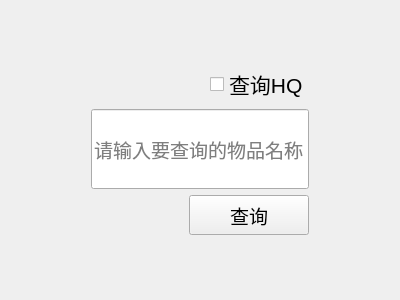
<?xml version="1.0" encoding="UTF-8"?>
<ui version="4.0">
 <class>query_item_id</class>
 <widget class="QWidget" name="query_item_id">
  <property name="geometry">
   <rect>
    <x>0</x>
    <y>0</y>
    <width>400</width>
    <height>300</height>
   </rect>
  </property>
  <property name="windowTitle">
   <string>Form</string>
  </property>
  <layout class="QGridLayout" name="gridLayout">
   <item row="0" column="0">
    <layout class="QVBoxLayout" name="query_box" stretch="0,0,0">
     <property name="leftMargin">
      <number>80</number>
     </property>
     <property name="topMargin">
      <number>0</number>
     </property>
     <property name="rightMargin">
      <number>80</number>
     </property>
     <property name="bottomMargin">
      <number>0</number>
     </property>
     <item alignment="Qt::AlignRight">
      <widget class="QCheckBox" name="query_is_hq">
       <property name="minimumSize">
        <size>
         <width>15</width>
         <height>15</height>
        </size>
       </property>
       <property name="font">
        <font>
         <family>Arial</family>
         <pointsize>16</pointsize>
        </font>
       </property>
       <property name="text">
        <string>查询HQ</string>
       </property>
       <property name="iconSize">
        <size>
         <width>20</width>
         <height>20</height>
        </size>
       </property>
      </widget>
     </item>
     <item>
      <widget class="QLineEdit" name="input_item_name">
       <property name="minimumSize">
        <size>
         <width>0</width>
         <height>80</height>
        </size>
       </property>
       <property name="font">
        <font>
         <family>Agency FB</family>
         <pointsize>14</pointsize>
        </font>
       </property>
       <property name="text">
        <string/>
       </property>
       <property name="placeholderText">
        <string>请输入要查询的物品名称</string>
       </property>
      </widget>
     </item>
     <item alignment="Qt::AlignRight">
      <widget class="QToolButton" name="query_button">
       <property name="minimumSize">
        <size>
         <width>120</width>
         <height>40</height>
        </size>
       </property>
       <property name="font">
        <font>
         <family>Arial</family>
         <pointsize>14</pointsize>
        </font>
       </property>
       <property name="text">
        <string>查询</string>
       </property>
      </widget>
     </item>
    </layout>
   </item>
  </layout>
 </widget>
 <resources/>
 <connections/>
</ui>
